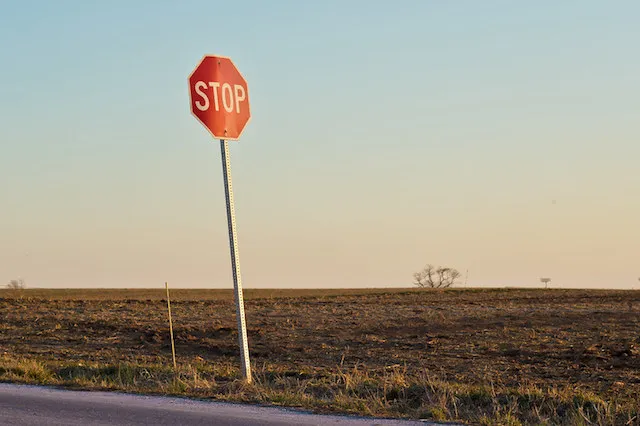
#> input picture Useful/Open CV/image4.jpg, 640 x 426 px
$ python Test.py
#> lines starting #> are read from the running program, lines starting #| are printed output that depends on the picture
import cv2
from matplotlib import pyplot as plt

# Opening image
img = cv2.imread("image4.jpg")
#> img is the input picture: shape (426, 640, 3); mean B, G, R 141.2, 155, 159.4

# OpenCV opens images as BRG
# but we want it as RGB We'll
# also need a grayscale version
img_gray = cv2.cvtColor(img, cv2.COLOR_BGR2GRAY)
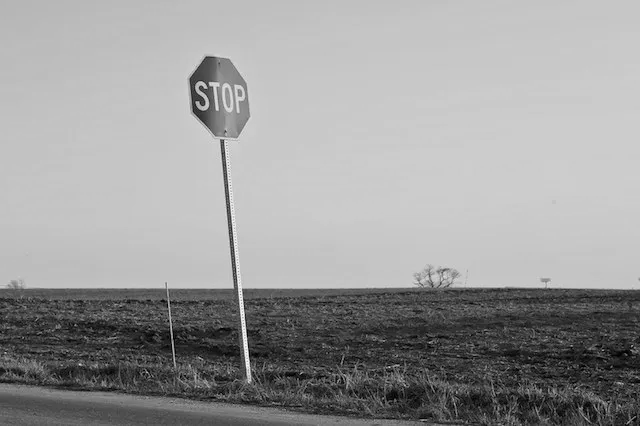
#> img_gray: shape (426, 640); min 0, max 252, mean 154.7
img_rgb = cv2.cvtColor(img, cv2.COLOR_BGR2RGB)


# Use minSize because for not
# bothering with extra-small
# dots that would look like STOP signs
stop_data = cv2.CascadeClassifier('stop_data.xml')

found = stop_data.detectMultiScale(img_gray,
								minSize =(20, 20))
#> found = [[174, 50, 90, 90]]

# Don't do anything if there's
# no sign
amount_found = len(found)
#> amount_found = 1

if amount_found != 0:

	# There may be more than one
	# sign in the image
	for (x, y, width, height) in found:

		# We draw a green rectangle around
		# every recognized sign
		cv2.rectangle(img_rgb, (x, y),
					(x + height, y + width),
					(0, 255, 0), 5)
#> this loop made 1 pass
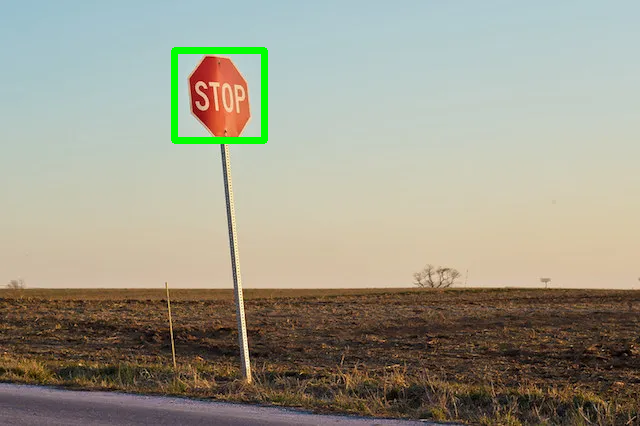
#> img_rgb: shape (426, 640, 3); mean R, G, B 157.7, 155.5, 139.4

# Creates the environment of
# the picture and shows it
plt.subplot(1, 1, 1)
plt.imshow(img_rgb)
plt.show()

$ run again, with Useful/Open CV/image3.jpg copied over Useful/Open CV/image4.jpg
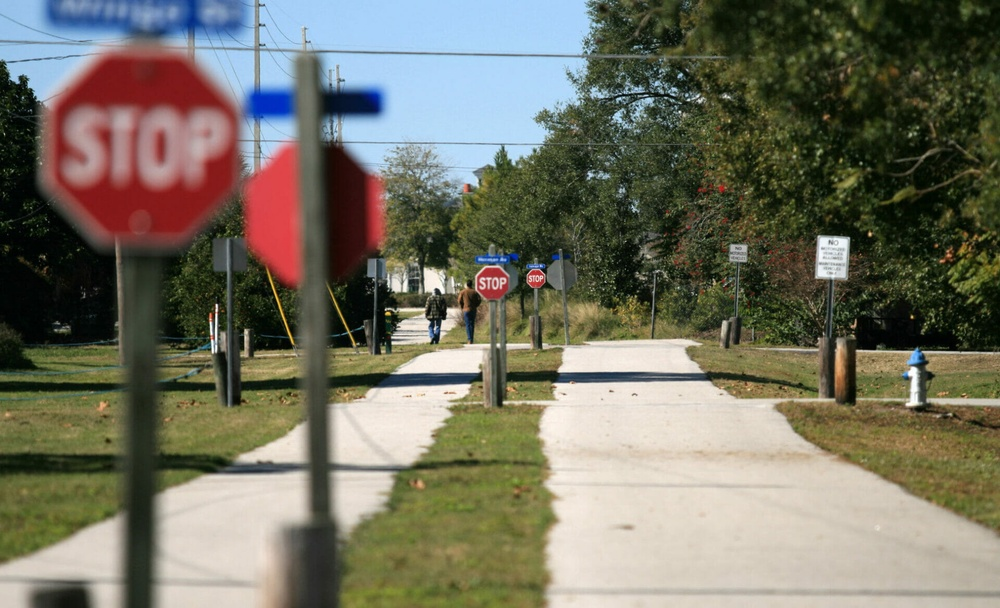
#> input picture Useful/Open CV/image3.jpg, 1000 x 608 px, shrunk from 1920 x 1167 before the run
#> img is the input picture: shape (608, 1000, 3); mean B, G, R 98.4, 113.9, 115.7
#> `img_gray = cv2.cvtColor(img, cv2.COLOR_BGR2GRAY)`:
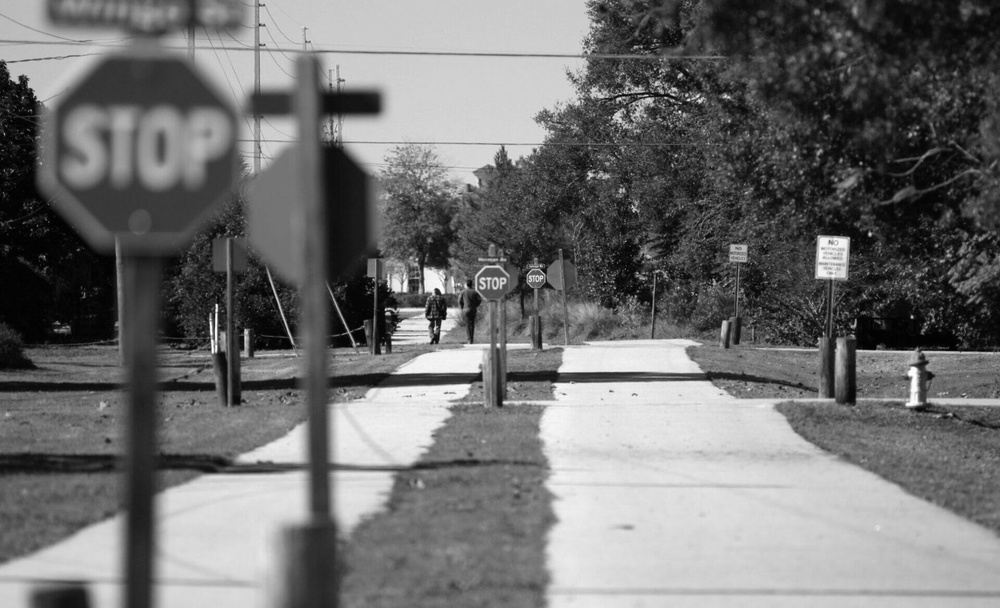
#> img_gray: shape (608, 1000); min 0, max 255, mean 112.6
#> found = [[470, 262, 42, 42], [20, 25, 247, 247]]
#> amount_found = 2
#> the loop `for (x, y, width, height) in found:` made 2 passes
#> after the loop `for (x, y, width, height) in found:`:
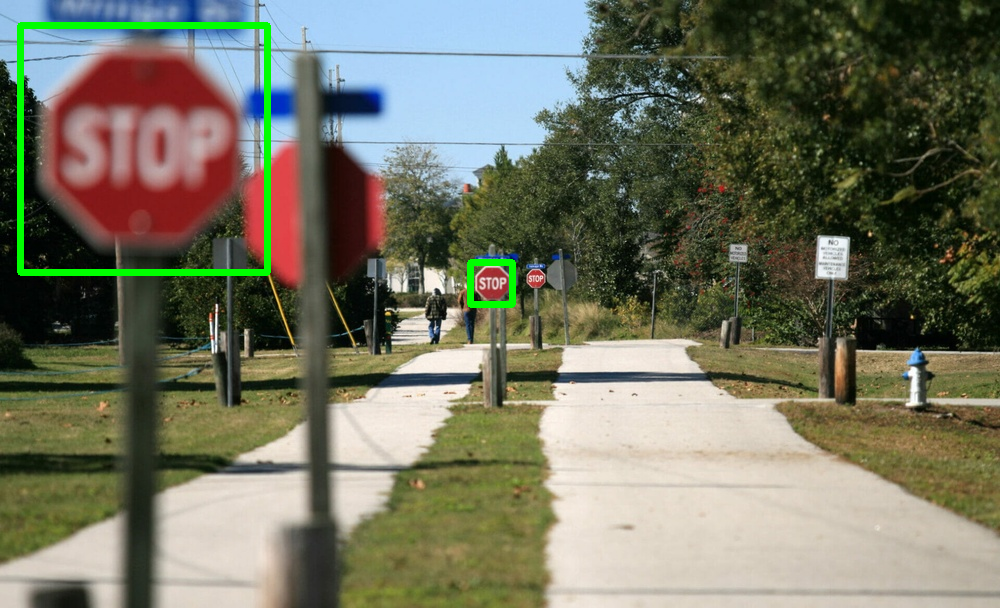
#> img_rgb: shape (608, 1000, 3); mean R, G, B 114.6, 116.1, 97.1

$ run again, with Useful/Open CV/image.jpg copied over Useful/Open CV/image4.jpg
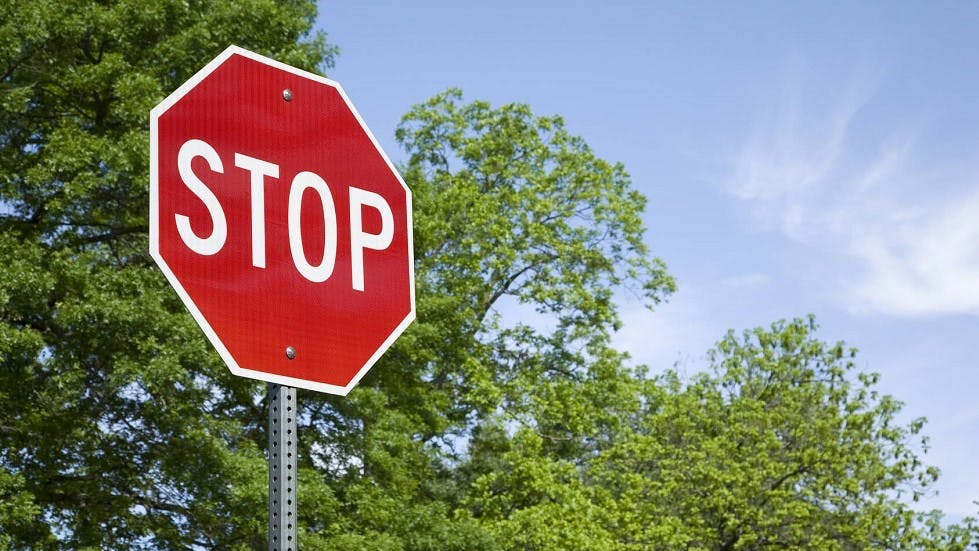
#> input picture Useful/Open CV/image.jpg, 979 x 551 px
#> img is the input picture: shape (551, 979, 3); mean B, G, R 123.1, 133.3, 133.1
#> `img_gray = cv2.cvtColor(img, cv2.COLOR_BGR2GRAY)`:
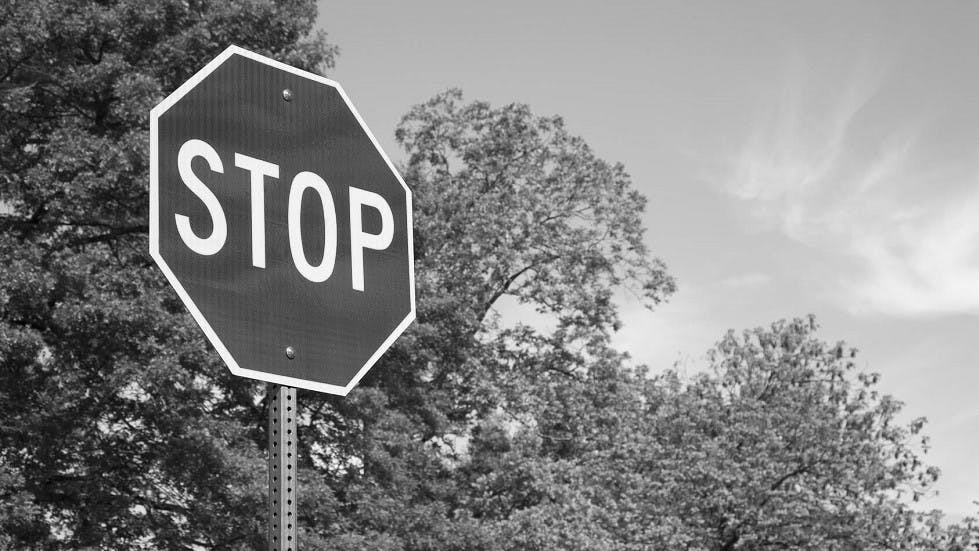
#> img_gray: shape (551, 979); min 0, max 255, mean 132
#> found = [[144, 66, 315, 315]]
#> amount_found = 1
#> the loop `for (x, y, width, height) in found:` made 1 pass
#> after the loop `for (x, y, width, height) in found:`:
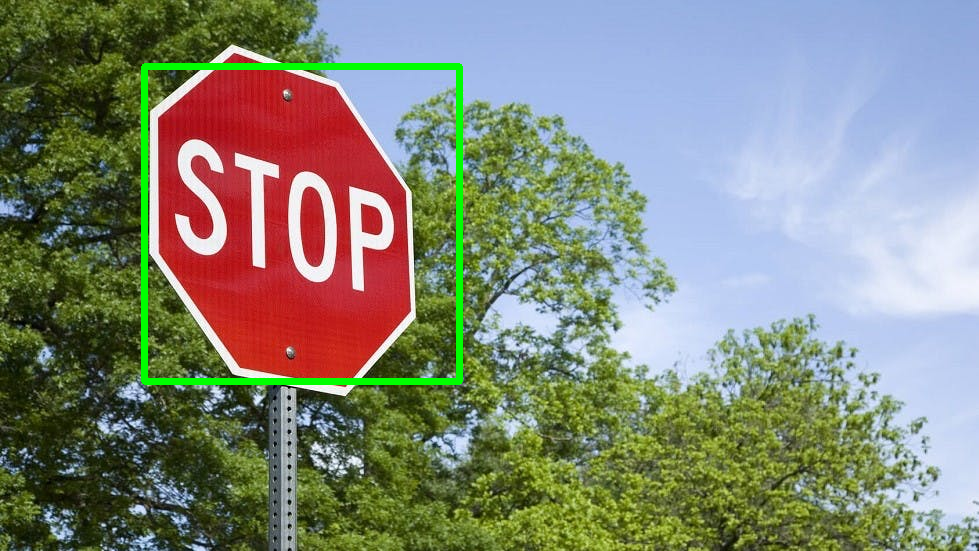
#> img_rgb: shape (551, 979, 3); mean R, G, B 131.3, 135.6, 121.6
